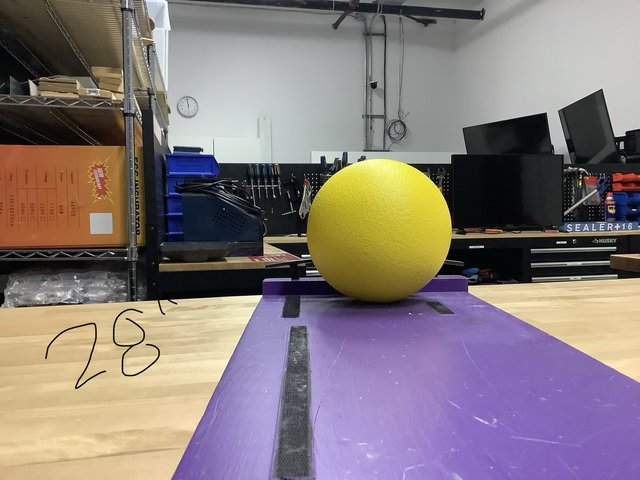
#> input picture PowerCellImages/cell-01.jpeg, 640 x 480 px
$ python LocateGoToPosition0.py   (older library calls are emulated)
#> lines starting #> are read from the running program, lines starting #| are printed output that depends on the picture; after the words box and inside, x2 and y2 are one past the last pixel; in counts of white or black regions, pixels touching at a corner belong together; long printed decimals are rounded
# useful links
# https://docs.opencv.org/3.4.7/dd/d49/tutorial_py_contour_features.html
# https://docs.opencv.org/3.4.7/d1/d32/tutorial_py_contour_properties.html

import numpy as np
import cv2
import sys
from pathlib import Path

print("Using python version {0}".format(sys.version))
print('OpenCV Version = ', cv2.__version__)
print()

# define colors
purple = (165, 0, 120)
blue = (255, 0, 0)
green = (0, 255, 0)
red = (0, 0, 255)
cyan = (252, 252, 3)
white = (255, 255, 255)

strVisionRoot = str(Path(__file__).parent)
#print (strVisionRoot)

# define a string variable for the path to the image file#
strImageInput = strVisionRoot + '/PowerCellImages/cell-01.jpeg'
#strImageInput = str(strVisionRoot / 'ProblemImages' / 'test-03.jpg')

print(strImageInput)

# load a color image using string
imgImageInput = cv2.imread(strImageInput)
#> imgImageInput is the input picture: shape (480, 640, 3); mean B, G, R 122.9, 122.9, 134.8

# display the color image to screen
#cv2.imshow('input-image-title-bar', imgImageInput)

# Convert BGR to HSV
hsvImageInput = cv2.cvtColor(imgImageInput, cv2.COLOR_BGR2HSV)
#> hsvImageInput: shape (480, 640, 3); mean H, S, V 70.7, 73.8, 147.1

# define range of yellow color in HSV
lower_yellow = np.array([20,120,120])
upper_yellow = np.array([40,255,255])

# Threshold the HSV image to get only yellow colors
binary_mask = cv2.inRange(hsvImageInput, lower_yellow, upper_yellow)
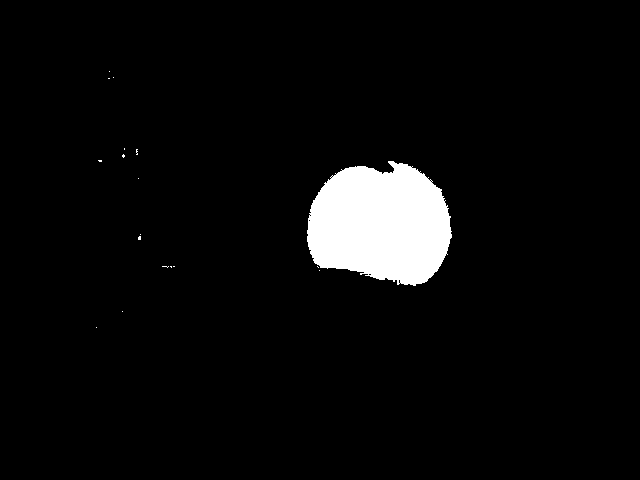
#> binary_mask: shape (480, 640); 4.5% white; 18 white regions (17 under 20 px)

# mask the image to only show yellow or green images
# Bitwise-AND mask and original image
yellow_mask = cv2.bitwise_and(imgImageInput, imgImageInput, mask=binary_mask)
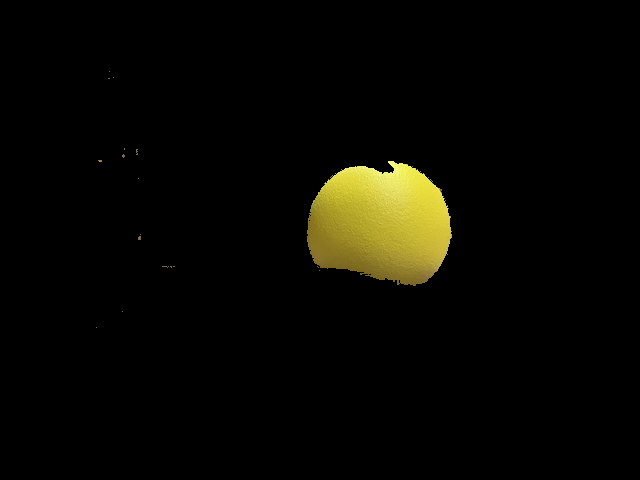
#> yellow_mask: shape (480, 640, 3); mean B, G, R 2.5, 7.8, 8.4

# display the masked images to screen
#cv2.imshow('hsvImageInput', hsvImageInput)
#cv2.imshow('binary_mask',binary_mask)
#cv2.imshow('yellow_masked',yellow_mask)

# generate the contours and display
imgFindContourReturn, contours, hierarchy = cv2.findContours(binary_mask, cv2.RETR_TREE, cv2.CHAIN_APPROX_SIMPLE)
#> contours = 26 contours, 25 with area under 20; largest, box (x1, y1, x2, y2) and area: (307, 161, 452, 286) 13582
imgContours = yellow_mask.copy()
cv2.drawContours(imgContours, contours, -1, purple, 10)
print('Found ', len(contours), 'contours in image')
#| Found  26 contours in image

#-------------------------
# Need to determine the contour with the greatest height here

if len(contours) == 0:
    print("No contours found")
    sys.exit

### sort contours by area descending, keep only largest
areaSortedContours = sorted(contours, key = cv2.contourArea, reverse = True)[:5]
#> areaSortedContours = 5 contours, 4 with area under 20; largest, box (x1, y1, x2, y2) and area: (307, 161, 452, 286) 13582
print('Filtered to ', len(areaSortedContours), 'contours by area')
#| Filtered to  5 contours by area

### draw the top contours in thin green
cv2.drawContours(imgContours, areaSortedContours, -1, green, 3)

### create a holder or array for contours we want to keep in first filter
tallestValidContour = []
tallestRectangle = []
floMaximumHeight = 0.0
floWidthAtMaxHeight = 0.0
floAngleAtMaxHeight = 0.0
intIndexMaximumHeight = -1

### loop through area sorted contours, j is index, indiv is single contour
for (j, indiv) in enumerate(areaSortedContours):

    #### determine minimum area rectangle
    rectangle = cv2.minAreaRect(indiv)
    (xm,ym),(wm,hm), am = rectangle

    #### print to console
    print ('index=',j,'height=',hm,'width=',wm,'angle=',am,'minAreaAspect=',wm/hm)
    #print ('index=',j,'height=',hm,'width=',wm,'angle=',am)

    #### track tallest contour that looks like a cube based on extent
    if (hm > floMaximumHeight):
        floMaxHtMinaX = xm
        floMaxHtMinaY = ym
        floMaximumHeight = hm
        floWidthAtMaxHeight = wm
        floAngleAtMaxHeight = am
        intIndexMaximumHeight = j
        tallestRectangle = rectangle
#> this loop made 5 passes
#> (xm, ym, wm, hm, am, floMaxHtMinaX, floMaxHtMinaY, floMaximumHeight) on pass 1: (381.2, 219.4, 119.3, 143.8, -77.55, 381.2, 219.4, 143.8)
#> (xm, ym, wm, hm, am) on passes 2 to 5: (399, 281, 2.83, 2.83, -45), (139, 237.5, 3, 2, -90), (369.5, 274, 2.12, 2.12, -45), (123, 155.5, 2.12, 2.12, -45)
#| index= 0 height= 143.835 width= 119.334 angle= -77.550 minAreaAspect= 0.8297
#| index= 1 height= 2.828 width= 2.828 angle= -45.0 minAreaAspect= 1.0
#| index= 2 height= 2.0 width= 3.0 angle= -90.0 minAreaAspect= 1.5
#| index= 3 height= 2.121 width= 2.121 angle= -45.0 minAreaAspect= 1.0
#| index= 4 height= 2.121 width= 2.121 angle= -45.0 minAreaAspect= 1.0
#> after the loop, floAngleAtMaxHeight = -77.55; floMaxHtMinaX = 381.2; floMaxHtMinaY = 219.4; floMaximumHeight = 143.8; floWidthAtMaxHeight = 119.3; intIndexMaximumHeight = 0

# taking the tallest contour, do some calculations for direction finding
if intIndexMaximumHeight == -1: # 0 or higher means a valid tallest contour found
    sys.exit

cnt = areaSortedContours[intIndexMaximumHeight]
#> cnt = contour of 297 points, box (x1, y1, x2, y2) (307, 161, 452, 286), area 13582

#-------------------------

# Moment and Centroid
# RL took next line out
#cnt = contours[0]
#print(cnt)
#print('original',len(cnt),cnt)
print('original contour length = ', len(cnt))
#| original contour length =  297
M = cv2.moments(cnt)
#> M = moments, m00 13582.5, centre m10/m00, m01/m00 = (380.2, 223.9)
#print( M )
cx = 0
cy = 0
if abs(M['m00']) > 0:
    cx = int(M['m10']/M['m00'])
#> cx = 380
    cy = int(M['m01']/M['m00'])
#> cy = 223
    print('centroid = ',cx,cy)
#| centroid =  380 223
cv2.line(imgContours,(cx-10,cy-10),(cx+10,cy+10),red,2)
#> imgContours: shape (480, 640, 3); mean B, G, R 4.2, 8.1, 8.5
cv2.line(imgContours,(cx-10,cy+10),(cx+10,cy-10),red,2)
#> imgContours: shape (480, 640, 3); mean B, G, R 4.1, 8.1, 8.5

cv2.drawContours(imgContours, cnt, -1, purple, 10)

# Area
area = cv2.contourArea(cnt)
#> area = 13582.5
print('area = ', area)
#| area =  13582.5

# Perimeter
perimeter = cv2.arcLength(cnt,True)
#> perimeter = 560.6
print('perimeter = ', perimeter)
#| perimeter =  560.600

# Contour Approximation
epsilon = 0.005*cv2.arcLength(cnt,True)
#> epsilon = 2.8
approx = cv2.approxPolyDP(cnt,epsilon,True)
#> approx = contour of 23 points, box (x1, y1, x2, y2) (307, 161, 452, 286), area 13662
#print('approx', approx)
#cv2.drawContours(imgContours, approx, -1, red, 10)
print('approx contour length = ', len(approx))
#| approx contour length =  23
#cv2.imshow('approx over yellow mask', imgContours)

# Hull
hull = cv2.convexHull(cnt)
#> hull = contour of 38 points, box (x1, y1, x2, y2) (307, 161, 452, 286), area 14298
#print('hull', hull)
print('hull contour length = ', len(hull))
#| hull contour length =  38
cv2.drawContours(imgContours, hull, -1, red, 10)
#cv2.imshow('hull over yellow mask', imgContours)
hull_area = cv2.contourArea(hull)
#> hull_area = 14298.5
if abs(hull_area) > 0:
    print('solidity from convex hull', float(area)/hull_area)
#| solidity from convex hull 0.9499

# Check Convexity
print('convexity is', cv2.isContourConvex(cnt))
#| convexity is False

# straight bounding rectangle
x,y,w,h = cv2.boundingRect(cnt)
#> x = 307; y = 161; w = 145; h = 125
print('straight bounding rectangle = ', (x,y) ,w,h)
#| straight bounding rectangle =  (307, 161) 145 125
cv2.rectangle(imgContours,(x,y),(x+w,y+h),green,2)
print('bounding rectangle aspect = ', float(w)/float(h))
#| bounding rectangle aspect =  1.16
print('bounding rectangle extend = ', float(area)/(float(w)*float(h)))
#| bounding rectangle extend =  0.7494

# rotated rectangle
rect = cv2.minAreaRect(cnt)
#> rect = ((381.2, 219.4), (119.3, 143.8), -77.55)
print('rotated rectangle = ',rect)
#| rotated rectangle =  ((381.233, 219.415), (119.334, 143.835), -77.550)
(x,y),(width,height),angleofrotation = rect
#> x = 381.2; y = 219.4; width = 119.3; height = 143.8; angleofrotation = -77.55
box = cv2.boxPoints(rect)
#> box = [[438.6, 293.2], [298.1, 262.2], [323.9, 145.6], [464.3, 176.7]]
box = np.int0(box)
#> box = [[438, 293], [298, 262], [323, 145], [464, 176]]
cv2.drawContours(imgContours,[box],0,blue,2)
if abs(height) > 0:
    print('minimum area rectangle aspect = ', float(width)/height)
#| minimum area rectangle aspect =  0.8297
    print('minimum area rectangle extent = ', float(area)/(width*height))
#| minimum area rectangle extent =  0.7913

# minimum enclosing circle
(x,y),radius = cv2.minEnclosingCircle(cnt)
#> x = 378.7; y = 227.5; radius = 73.28
print('minimum enclosing circle = ', (x,y),radius)
#| minimum enclosing circle =  (378.667, 227.531) 73.280
center = (int(x),int(y))
#> center = (378, 227)
radius = int(radius)
#> radius = 73
cv2.circle(imgContours,center,radius,green,2)
equi_diameter = np.sqrt(4*area/np.pi)
#> equi_diameter = 131.5
cv2.circle(imgContours, (cx,cy), int(equi_diameter/2), purple, 3)

# fitting an elipse
if len(cnt) > 5:
    ellipse = cv2.fitEllipse(cnt)
#> ellipse = ((380.2, 224.2), (119, 149.6), 95.33)
    #print(ellipse)
    # search ellipse to find it return a rotated rectangle in which the ellipse fits
    (x,y),(majAxis,minAxis),angleofrotation = ellipse
#> x = 380.2; y = 224.2; majAxis = 119; minAxis = 149.6; angleofrotation = 95.33
    print('ellipse center, maj axis, min axis, rotation = ', (x,y) ,(majAxis, minAxis), angleofrotation)
#| ellipse center, maj axis, min axis, rotation =  (380.221, 224.152) (119.040, 149.596) 95.326
    # search major and minor axis from ellipse
    # https://namkeenman.wordpress.com/2015/12/21/opencv-determine-orientation-of-ellipserotatedrect-in-fitellipse/
    cv2.ellipse(imgContours,ellipse,red,2)
    print('ellipse aspect = ', float(majAxis)/minAxis)
#| ellipse aspect =  0.7957

# fitting a line
rows,cols = binary_mask.shape[:2]
#> rows = 480; cols = 640
#[vx,vy,x,y] = cv.fitLine(cnt, cv2.DIST_L2,0,0.01,0.01) #errors in VS Code, search online and found fix
[vx,vy,x,y] = cv2.fitLine(cnt, cv2.DIST_L2,0,0.01,0.01)
#> vx = [0.991]; vy = [0.131]; x = [384.8]; y = [220.2]
lefty = int((-x*vy/vx) + y)
#> lefty = 169
righty = int(((cols-x)*vy/vx)+y)
#> righty = 254
cv2.line(imgContours,(cols-1,righty),(0,lefty),green,2)
# http://ottonello.gitlab.io/selfdriving/nanodegree/python/line%20detection/2016/12/18/extrapolating_lines.html
slope = vy / vx
#> slope = [0.133]
intercept = y - (slope * x)
#> intercept = [169.2]
print('fitLine y = ', slope, '* x + ', intercept)
#| fitLine y =  [0.1326] * x +  [169.200]

# aspect ratio
# added retroactively to bounding, min area and elipse

# extent calculation
# added retroactively to bounding and min area

# solidity
# added retroactively to the hull

# equivalent diameter
# added retroactively to the enclosing circle

# orientation
# tweaked ellipse above to reflect details in link

# mask and pixel points
# skipping this one...

# Maximum Value, Minimum Value and their locations of a binary mask not contour!
min_val, max_val, min_loc, max_loc = cv2.minMaxLoc(binary_mask)
#> min_val = 0; max_val = 255; min_loc = (0, 0); max_loc = (109, 71)
print('min_val = ', min_val)
#| min_val =  0.0
print('max_val = ', max_val)
#| max_val =  255.0
print('min_loc = ', min_loc)
#| min_loc =  (0, 0)
print('max_loc = ', max_loc)
#| max_loc =  (109, 71)

# Mean Color or Mean Intensity
mean_val1 = cv2.mean(imgImageInput)
#> mean_val1 = (122.9, 122.9, 134.8, 0)
print('mean value from input image = ', mean_val1)
#| mean value from input image =  (122.852, 122.906, 134.763, 0.0)
mean_val2 = cv2.mean(hsvImageInput, mask = binary_mask)
#> mean_val2 = (26.47, 181.1, 186.9, 0)
print('mean value from HSV and mask = ', mean_val2)
#| mean value from HSV and mask =  (26.469, 181.070, 186.864, 0.0)
# look at the result of mean_val2 on colorizer.org
mean_val3 = cv2.mean(yellow_mask)
#> mean_val3 = (2.49, 7.78, 8.44, 0)
print('mean value from colored mask = ', mean_val3)
#| mean value from colored mask =  (2.487, 7.782, 8.436, 0.0)

# extreme points
leftmost = tuple(cnt[cnt[:,:,0].argmin()][0])
#> leftmost = (307, 230)
rightmost = tuple(cnt[cnt[:,:,0].argmax()][0])
#> rightmost = (451, 237)
topmost = tuple(cnt[cnt[:,:,1].argmin()][0])
#> topmost = (388, 161)
bottommost = tuple(cnt[cnt[:,:,1].argmax()][0])
#> bottommost = (413, 285)
# draw extreme points
# from https://www.pyimagesearch.com/2016/04/11/finding-extreme-points-in-contours-with-opencv/
cv2.circle(imgContours, leftmost, 12, green, -1)
cv2.circle(imgContours, rightmost, 12, red, -1)
cv2.circle(imgContours, topmost, 12, white, -1)
cv2.circle(imgContours, bottommost, 12, blue, -1)
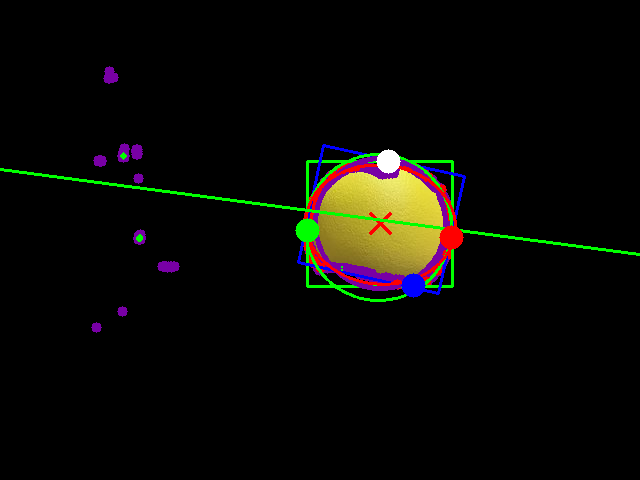
#> imgContours: shape (480, 640, 3); mean B, G, R 5.3, 9.6, 9.8
print('extreme points', leftmost,rightmost,topmost,bottommost)
#| extreme points (307, 230) (451, 237) (388, 161) (413, 285)

# Display the contours and maths generated
cv2.imshow('contours and math over yellow mask', imgContours)

# wait for user input to close
k = cv2.waitKey(0)
#> (key Esc is pressed here)

# cleanup and exit
cv2.destroyAllWindows()

$ run again, with PowerCellImages/cell-02.jpeg copied over PowerCellImages/cell-01.jpeg
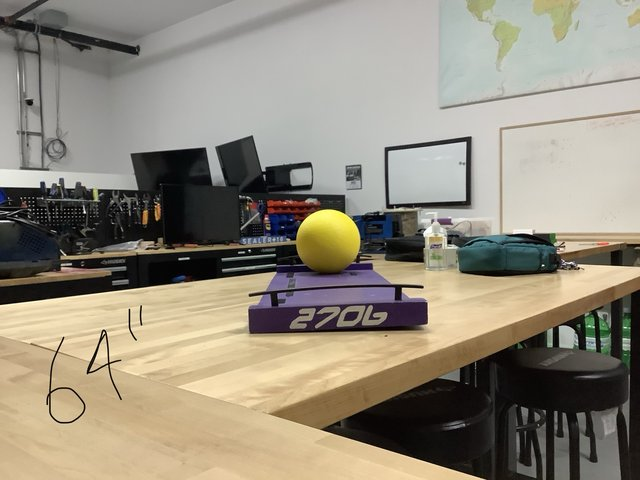
#> input picture PowerCellImages/cell-02.jpeg, 640 x 480 px
#> imgImageInput is the input picture: shape (480, 640, 3); mean B, G, R 124.8, 140, 147.2
#> hsvImageInput: shape (480, 640, 3); mean H, S, V 37, 49.5, 149.2
#> `binary_mask = cv2.inRange(hsvImageInput, lower_yellow, upper_yellow)`:
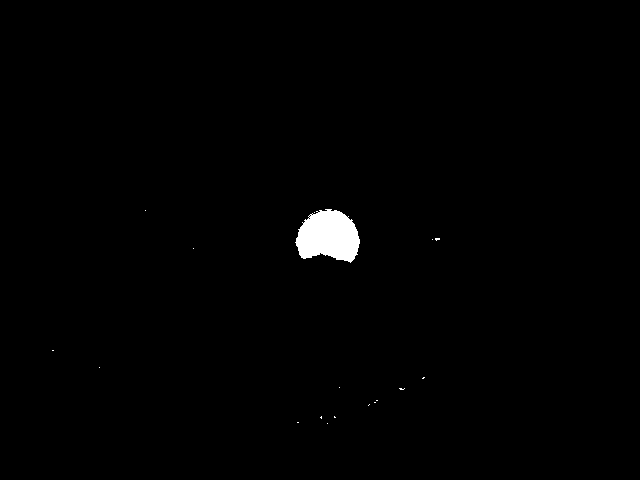
#> binary_mask: shape (480, 640); 0.84% white; 18 white regions (17 under 20 px)
#> contours = 22 contours, 21 with area under 20; largest, box (x1, y1, x2, y2) and area: (295, 209, 360, 263) 2446
#| Found  22 contours in image
#> areaSortedContours = 5 contours, 4 with area under 20; largest, box (x1, y1, x2, y2) and area: (295, 209, 360, 263) 2446
#| Filtered to  5 contours by area
#> the loop `for (j, indiv) in enumerate(areaSortedContours):` made 5 passes
#> (xm, ym, wm, hm, am, floMaxHtMinaX, floMaxHtMinaY, floMaximumHeight) on pass 1: (327.7, 234.4, 51.2, 63.85, -85.14, 327.7, 234.4, 63.85)
#> (printed output is left out)
#> after the loop `for (j, indiv) in enumerate(areaSortedContours):`: floAngleAtMaxHeight = -85.14; floMaxHtMinaX = 327.7; floMaxHtMinaY = 234.4; floMaximumHeight = 63.85; floWidthAtMaxHeight = 51.2; intIndexMaximumHeight = 0
#> cnt = contour of 124 points, box (x1, y1, x2, y2) (295, 209, 360, 263), area 2446
#| original contour length =  124
#> M = moments, m00 2445.5, centre m10/m00, m01/m00 = (328.1, 235.9)
#> cx = 328
#> cy = 235
#| centroid =  328 235
#> area = 2445.5
#| area =  2445.5
#> perimeter = 236.7
#| perimeter =  236.693
#> epsilon = 1.18
#> approx = contour of 40 points, box (x1, y1, x2, y2) (295, 209, 360, 263), area 2457
#| approx contour length =  40
#> hull = contour of 23 points, box (x1, y1, x2, y2) (295, 209, 360, 263), area 2704
#| hull contour length =  23
#> hull_area = 2704.5
#| solidity from convex hull 0.9042
#| convexity is False
#> `x,y,w,h = cv2.boundingRect(cnt)`: x = 295; y = 209; w = 65; h = 54
#| straight bounding rectangle =  (295, 209) 65 54
#| bounding rectangle aspect =  1.204
#| bounding rectangle extend =  0.6967
#> rect = ((327.7, 234.4), (51.2, 63.85), -85.14)
#| rotated rectangle =  ((327.689, 234.410), (51.198, 63.854), -85.135)
#> `(x,y),(width,height),angleofrotation = rect`: x = 327.7; y = 234.4; width = 51.2; height = 63.85; angleofrotation = -85.14
#> `box = cv2.boxPoints(rect)`: box = [[357.3, 262.6], [293.7, 257.2], [298, 206.2], [361.7, 211.6]]
#> `box = np.int0(box)`: box = [[357, 262], [293, 257], [298, 206], [361, 211]]
#| minimum area rectangle aspect =  0.8018
#| minimum area rectangle extent =  0.748
#> `(x,y),radius = cv2.minEnclosingCircle(cnt)`: x = 327.4; y = 241; radius = 32.38
#| minimum enclosing circle =  (327.364, 240.953) 32.381
#> center = (327, 240)
#> `radius = int(radius)`: radius = 32
#> equi_diameter = 55.8
#> ellipse = ((328.2, 235.7), (50.41, 65.58), 93.41)
#> `(x,y),(majAxis,minAxis),angleofrotation = ellipse`: x = 328.2; y = 235.7; majAxis = 50.41; minAxis = 65.58; angleofrotation = 93.41
#| ellipse center, maj axis, min axis, rotation =  (328.157, 235.732) (50.410, 65.581) 93.414
#| ellipse aspect =  0.7687
#> `[vx,vy,x,y] = cv2.fitLine(cnt, cv2.DIST_L2,0,0.01,0.01)`: vx = [0.964]; vy = [0.267]; x = [326.4]; y = [234.2]
#> lefty = 143
#> righty = 321
#> slope = [0.277]
#> intercept = [143.7]
#| fitLine y =  [0.2774] * x +  [143.6644]
#> min_val = 0; max_val = 255; min_loc = (0, 0); max_loc = (325, 209)
#| min_val =  0.0
#| max_val =  255.0
#| min_loc =  (0, 0)
#| max_loc =  (325, 209)
#> mean_val1 = (124.8, 140, 147.2, 0)
#| mean value from input image =  (124.847, 139.988, 147.180, 0.0)
#> mean_val2 = (25.94, 176, 189.6, 0)
#| mean value from HSV and mask =  (25.945, 176.001, 189.557, 0.0)
#> mean_val3 = (0.514, 1.46, 1.6, 0)
#| mean value from colored mask =  (0.5137, 1.463, 1.597, 0.0)
#> leftmost = (295, 242)
#> rightmost = (359, 243)
#> topmost = (325, 209)
#> bottommost = (350, 262)
#> `cv2.circle(imgContours, bottommost, 12, blue, -1)`:
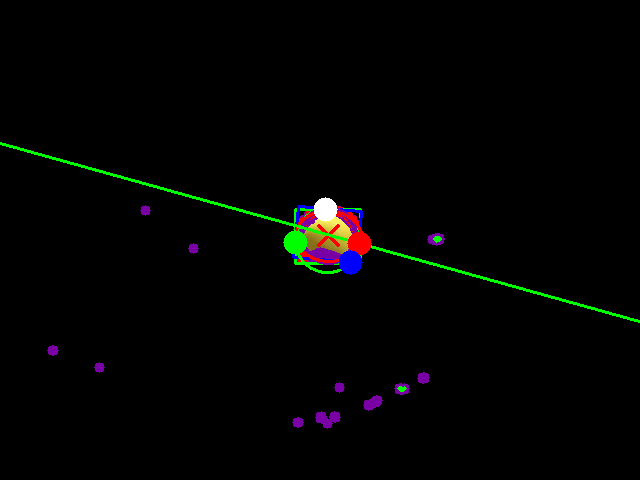
#> imgContours: shape (480, 640, 3); mean B, G, R 2.2, 3.2, 2.6
#| extreme points (295, 242) (359, 243) (325, 209) (350, 262)
